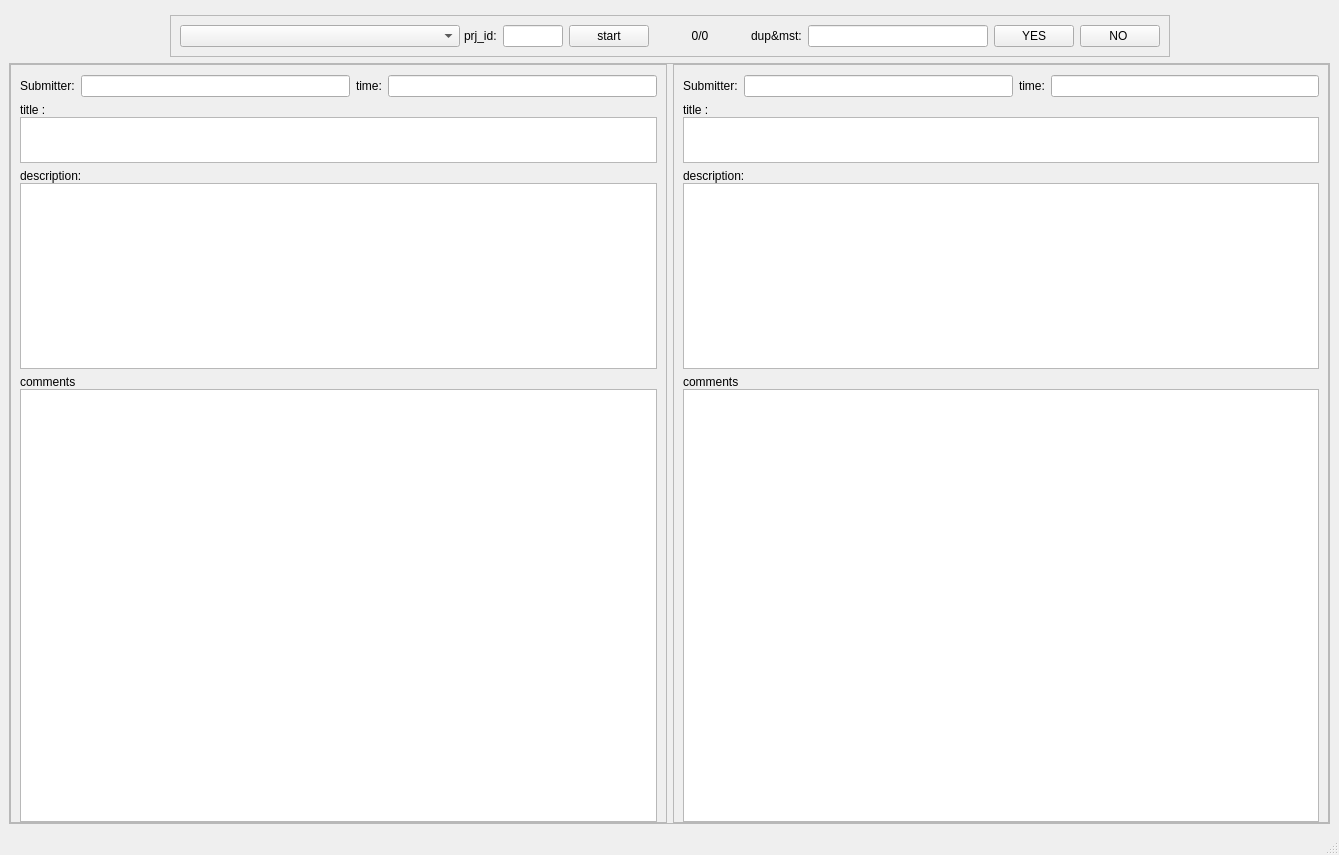
<?xml version="1.0" encoding="UTF-8"?>
<ui version="4.0">
 <class>MainWindow</class>
 <widget class="QMainWindow" name="MainWindow">
  <property name="geometry">
   <rect>
    <x>0</x>
    <y>0</y>
    <width>1339</width>
    <height>855</height>
   </rect>
  </property>
  <property name="windowTitle">
   <string>MainWindow</string>
  </property>
  <widget class="QWidget" name="centralwidget">
   <layout class="QVBoxLayout" name="verticalLayout">
    <item>
     <widget class="Line" name="line">
      <property name="orientation">
       <enum>Qt::Vertical</enum>
      </property>
     </widget>
    </item>
    <item>
     <widget class="QWidget" name="widget_5" native="true">
      <property name="minimumSize">
       <size>
        <width>0</width>
        <height>30</height>
       </size>
      </property>
      <layout class="QHBoxLayout" name="horizontalLayout_3">
       <property name="topMargin">
        <number>0</number>
       </property>
       <property name="bottomMargin">
        <number>0</number>
       </property>
       <item>
        <widget class="QWidget" name="widget_6" native="true">
         <layout class="QHBoxLayout" name="horizontalLayout_4"/>
        </widget>
       </item>
       <item>
        <widget class="QFrame" name="frame">
         <property name="sizePolicy">
          <sizepolicy hsizetype="Preferred" vsizetype="Preferred">
           <horstretch>0</horstretch>
           <verstretch>0</verstretch>
          </sizepolicy>
         </property>
         <property name="minimumSize">
          <size>
           <width>0</width>
           <height>30</height>
          </size>
         </property>
         <property name="maximumSize">
          <size>
           <width>1000</width>
           <height>16777215</height>
          </size>
         </property>
         <property name="layoutDirection">
          <enum>Qt::LeftToRight</enum>
         </property>
         <property name="frameShape">
          <enum>QFrame::StyledPanel</enum>
         </property>
         <property name="frameShadow">
          <enum>QFrame::Raised</enum>
         </property>
         <layout class="QHBoxLayout">
          <item>
           <widget class="QComboBox" name="prj_list">
            <property name="minimumSize">
             <size>
              <width>280</width>
              <height>0</height>
             </size>
            </property>
           </widget>
          </item>
          <item>
           <widget class="QLabel" name="label">
            <property name="text">
             <string>prj_id:</string>
            </property>
           </widget>
          </item>
          <item>
           <widget class="QLineEdit" name="txt_prj_id">
            <property name="minimumSize">
             <size>
              <width>60</width>
              <height>0</height>
             </size>
            </property>
            <property name="maximumSize">
             <size>
              <width>80</width>
              <height>16777215</height>
             </size>
            </property>
            <property name="text">
             <string/>
            </property>
           </widget>
          </item>
          <item>
           <widget class="QPushButton" name="btn_next_pair">
            <property name="text">
             <string>start</string>
            </property>
           </widget>
          </item>
          <item>
           <widget class="QLabel" name="lbl_pr_n">
            <property name="minimumSize">
             <size>
              <width>90</width>
              <height>0</height>
             </size>
            </property>
            <property name="layoutDirection">
             <enum>Qt::RightToLeft</enum>
            </property>
            <property name="text">
             <string>0/0</string>
            </property>
            <property name="alignment">
             <set>Qt::AlignCenter</set>
            </property>
           </widget>
          </item>
          <item>
           <widget class="QLabel" name="label_2">
            <property name="text">
             <string>dup&amp;mst:</string>
            </property>
           </widget>
          </item>
          <item>
           <widget class="QLineEdit" name="txt_dup_pair">
            <property name="minimumSize">
             <size>
              <width>180</width>
              <height>0</height>
             </size>
            </property>
            <property name="maximumSize">
             <size>
              <width>300</width>
              <height>16777215</height>
             </size>
            </property>
           </widget>
          </item>
          <item>
           <widget class="QPushButton" name="btn_yes_dup">
            <property name="text">
             <string>YES</string>
            </property>
           </widget>
          </item>
          <item>
           <widget class="QPushButton" name="btn_no_dup">
            <property name="text">
             <string>NO </string>
            </property>
           </widget>
          </item>
         </layout>
        </widget>
       </item>
       <item>
        <widget class="QWidget" name="widget_7" native="true"/>
       </item>
      </layout>
     </widget>
    </item>
    <item>
     <widget class="QFrame" name="frame_2">
      <property name="minimumSize">
       <size>
        <width>0</width>
        <height>200</height>
       </size>
      </property>
      <property name="frameShape">
       <enum>QFrame::StyledPanel</enum>
      </property>
      <property name="frameShadow">
       <enum>QFrame::Raised</enum>
      </property>
      <layout class="QHBoxLayout" name="horizontalLayout">
       <property name="leftMargin">
        <number>0</number>
       </property>
       <property name="topMargin">
        <number>0</number>
       </property>
       <property name="rightMargin">
        <number>0</number>
       </property>
       <property name="bottomMargin">
        <number>0</number>
       </property>
       <item>
        <widget class="QFrame" name="frame_dup">
         <property name="frameShape">
          <enum>QFrame::StyledPanel</enum>
         </property>
         <property name="frameShadow">
          <enum>QFrame::Raised</enum>
         </property>
         <layout class="QVBoxLayout" name="verticalLayout_2">
          <property name="leftMargin">
           <number>0</number>
          </property>
          <property name="topMargin">
           <number>10</number>
          </property>
          <property name="rightMargin">
           <number>0</number>
          </property>
          <property name="bottomMargin">
           <number>0</number>
          </property>
          <item>
           <widget class="QWidget" name="widget" native="true">
            <property name="maximumSize">
             <size>
              <width>16777215</width>
              <height>50</height>
             </size>
            </property>
            <layout class="QHBoxLayout" name="horizontalLayout_2">
             <property name="topMargin">
              <number>0</number>
             </property>
             <property name="bottomMargin">
              <number>0</number>
             </property>
             <item>
              <widget class="QLabel" name="dup_submitter">
               <property name="text">
                <string>Submitter:</string>
               </property>
              </widget>
             </item>
             <item>
              <widget class="QLineEdit" name="txt_dup_submitter"/>
             </item>
             <item>
              <widget class="QLabel" name="dup_time">
               <property name="text">
                <string>time:</string>
               </property>
              </widget>
             </item>
             <item>
              <widget class="QLineEdit" name="txt_dup_time"/>
             </item>
            </layout>
           </widget>
          </item>
          <item>
           <widget class="QWidget" name="widget_2" native="true">
            <property name="maximumSize">
             <size>
              <width>16777215</width>
              <height>60</height>
             </size>
            </property>
            <layout class="QVBoxLayout" name="verticalLayout_3">
             <property name="spacing">
              <number>0</number>
             </property>
             <property name="topMargin">
              <number>0</number>
             </property>
             <property name="bottomMargin">
              <number>0</number>
             </property>
             <item>
              <widget class="QLabel" name="dup_title">
               <property name="text">
                <string>title :</string>
               </property>
              </widget>
             </item>
             <item>
              <widget class="QTextBrowser" name="txt_dup_title"/>
             </item>
            </layout>
           </widget>
          </item>
          <item>
           <widget class="QWidget" name="widget_3" native="true">
            <property name="maximumSize">
             <size>
              <width>16777215</width>
              <height>200</height>
             </size>
            </property>
            <layout class="QVBoxLayout" name="verticalLayout_4">
             <property name="spacing">
              <number>0</number>
             </property>
             <property name="topMargin">
              <number>0</number>
             </property>
             <property name="bottomMargin">
              <number>0</number>
             </property>
             <item>
              <widget class="QLabel" name="dup_desc">
               <property name="text">
                <string>description:</string>
               </property>
              </widget>
             </item>
             <item>
              <widget class="QTextBrowser" name="txt_dup_desc"/>
             </item>
            </layout>
           </widget>
          </item>
          <item>
           <widget class="QWidget" name="widget_4" native="true">
            <layout class="QVBoxLayout" name="verticalLayout_5">
             <property name="spacing">
              <number>0</number>
             </property>
             <property name="topMargin">
              <number>0</number>
             </property>
             <property name="bottomMargin">
              <number>0</number>
             </property>
             <item>
              <widget class="QLabel" name="label_3">
               <property name="text">
                <string>comments</string>
               </property>
              </widget>
             </item>
             <item>
              <widget class="QListView" name="lst_dup_comments">
               <property name="verticalScrollBarPolicy">
                <enum>Qt::ScrollBarAsNeeded</enum>
               </property>
               <property name="horizontalScrollBarPolicy">
                <enum>Qt::ScrollBarAlwaysOff</enum>
               </property>
               <property name="autoScroll">
                <bool>false</bool>
               </property>
               <property name="horizontalScrollMode">
                <enum>QAbstractItemView::ScrollPerItem</enum>
               </property>
               <property name="isWrapping" stdset="0">
                <bool>false</bool>
               </property>
               <property name="wordWrap">
                <bool>true</bool>
               </property>
              </widget>
             </item>
            </layout>
           </widget>
          </item>
         </layout>
        </widget>
       </item>
       <item>
        <widget class="QFrame" name="frame_mst">
         <property name="frameShape">
          <enum>QFrame::StyledPanel</enum>
         </property>
         <property name="frameShadow">
          <enum>QFrame::Raised</enum>
         </property>
         <layout class="QVBoxLayout" name="verticalLayout_2">
          <property name="leftMargin">
           <number>0</number>
          </property>
          <property name="topMargin">
           <number>10</number>
          </property>
          <property name="rightMargin">
           <number>0</number>
          </property>
          <property name="bottomMargin">
           <number>0</number>
          </property>
          <item>
           <widget class="QWidget" name="widget" native="true">
            <property name="maximumSize">
             <size>
              <width>16777215</width>
              <height>50</height>
             </size>
            </property>
            <layout class="QHBoxLayout" name="horizontalLayout_2">
             <property name="topMargin">
              <number>0</number>
             </property>
             <property name="bottomMargin">
              <number>0</number>
             </property>
             <item>
              <widget class="QLabel" name="dup_submitter">
               <property name="text">
                <string>Submitter:</string>
               </property>
              </widget>
             </item>
             <item>
              <widget class="QLineEdit" name="txt_mst_submitter"/>
             </item>
             <item>
              <widget class="QLabel" name="dup_time">
               <property name="text">
                <string>time:</string>
               </property>
              </widget>
             </item>
             <item>
              <widget class="QLineEdit" name="txt_mst_time"/>
             </item>
            </layout>
           </widget>
          </item>
          <item>
           <widget class="QWidget" name="widget_2" native="true">
            <property name="maximumSize">
             <size>
              <width>16777215</width>
              <height>60</height>
             </size>
            </property>
            <layout class="QVBoxLayout" name="verticalLayout_3">
             <property name="spacing">
              <number>0</number>
             </property>
             <property name="topMargin">
              <number>0</number>
             </property>
             <property name="bottomMargin">
              <number>0</number>
             </property>
             <item>
              <widget class="QLabel" name="dup_title">
               <property name="text">
                <string>title :</string>
               </property>
              </widget>
             </item>
             <item>
              <widget class="QTextBrowser" name="txt_mst_title"/>
             </item>
            </layout>
           </widget>
          </item>
          <item>
           <widget class="QWidget" name="widget_3" native="true">
            <property name="maximumSize">
             <size>
              <width>16777215</width>
              <height>200</height>
             </size>
            </property>
            <layout class="QVBoxLayout" name="verticalLayout_4">
             <property name="spacing">
              <number>0</number>
             </property>
             <property name="topMargin">
              <number>0</number>
             </property>
             <property name="bottomMargin">
              <number>0</number>
             </property>
             <item>
              <widget class="QLabel" name="dup_desc">
               <property name="text">
                <string>description:</string>
               </property>
              </widget>
             </item>
             <item>
              <widget class="QTextBrowser" name="txt_mst_desc"/>
             </item>
            </layout>
           </widget>
          </item>
          <item>
           <widget class="QWidget" name="widget_4" native="true">
            <layout class="QVBoxLayout" name="verticalLayout_5">
             <property name="spacing">
              <number>0</number>
             </property>
             <property name="topMargin">
              <number>0</number>
             </property>
             <property name="bottomMargin">
              <number>0</number>
             </property>
             <item>
              <widget class="QLabel" name="label_3">
               <property name="text">
                <string>comments</string>
               </property>
              </widget>
             </item>
             <item>
              <widget class="QListView" name="lst_mst_comments">
               <property name="horizontalScrollBarPolicy">
                <enum>Qt::ScrollBarAlwaysOff</enum>
               </property>
               <property name="wordWrap">
                <bool>true</bool>
               </property>
              </widget>
             </item>
            </layout>
           </widget>
          </item>
         </layout>
        </widget>
       </item>
      </layout>
     </widget>
    </item>
   </layout>
  </widget>
  <widget class="QMenuBar" name="menubar">
   <property name="geometry">
    <rect>
     <x>0</x>
     <y>0</y>
     <width>1339</width>
     <height>22</height>
    </rect>
   </property>
  </widget>
  <widget class="QStatusBar" name="statusbar"/>
 </widget>
 <resources/>
 <connections/>
</ui>
